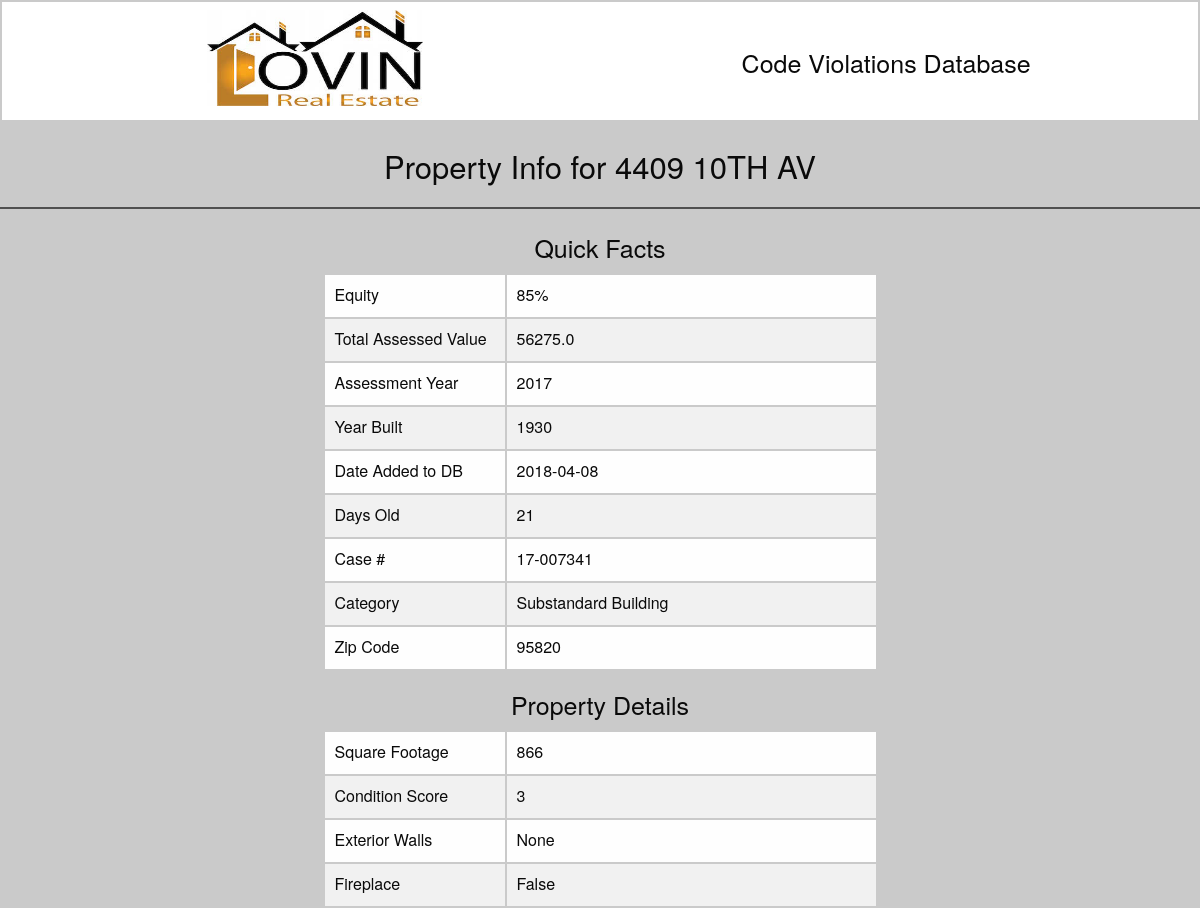
/propertyInfo/17-007341/ (upper part), run on an earlier commit of the app's database.
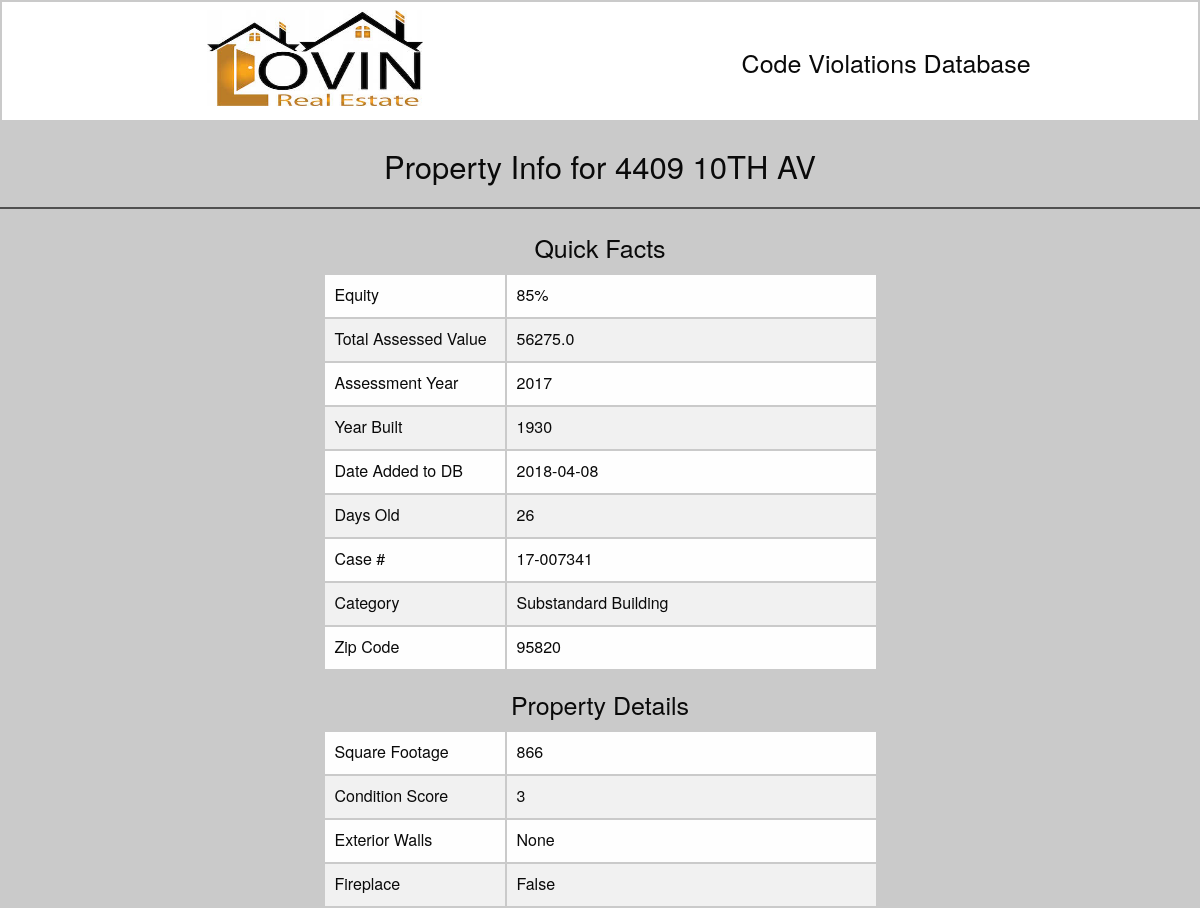
And on a later commit of the database.
### webscraper/models.py (models this page shows, shortened)
class House(models.Model):
    caseNum = models.CharField(max_length=20)
    streetNum = models.CharField(max_length=20)
    streetName = models.CharField(max_length=20)
    category = models.CharField(max_length=100)
    squareFootage = models.CharField(max_length=10, null=True)
    buildingConditionScore = models.CharField(max_length=5, null=True)
    exteriorWalls = models.CharField(max_length=50, null=True)
    fireplace = models.CharField(max_length=10, null=True)
    garageCount = models.CharField(max_length=10, null=True)
    numStories = models.CharField(max_length=10, null=True)
    numBedrooms = models.CharField(max_length=10, null=True)
    pool = models.CharField(max_length=10, null=True)
    propertyType = models.CharField(max_length=50, null=True)
    roofCover = models.CharField(max_length=30, null=True)
    propertyAcreage = models.CharField(max_length=20, null=True)
    style = models.CharField(max_length=50, null=True)
    numBaths = models.CharField(max_length=10, null=True)
    yearBuilt = models.CharField(max_length=10, null=True)
    apn = models.CharField(max_length=30, null=True)
    assessmentYear = models.CharField(max_length=20, null=True)
    taxYear = models.CharField(max_length=10, null=True)
    totalAssessedValue = models.CharField(max_length=20, null=True)
    taxAmount = models.CharField(max_length=20, null=True)
    daysOld = models.CharField(max_length=10)
    dateAdded = models.CharField(max_length=20)
    geoLookup = models.CharField(max_length=30)
    zipCode = models.CharField(max_length=20)

### webscraper/views.py (the view)
# urls.py: url(r'^propertyInfo/(?P<caseNum>[\d]+\-?[\d]+)/$', propertyInfo),
def propertyInfo(request, caseNum):
    property_info = get_object_or_404(House, caseNum=caseNum)
    cur_property = House.objects.get(caseNum=caseNum)
    if cur_property.geoLookup != "":
        street_view_url = "https://www.google.com/maps/embed/v1/streetview?&location=" + cur_property.geoLookup + "&key=AIzaSyDWGLTRDyhM0EuhzZ3Jfk1WqA5MbHjrt78"
    else:
        street_view_url = ""
    context = {
        'street_view_url':street_view_url,
        'property_info':property_info,
        'title':"Property Info",
        }
    return render(request,'propertyInfo.html',context)

### webscraper/templates/propertyInfo.html (shortened to what this page needs)
{% extends "default.html" %}
{% load static %}
{% block content %}
<div data-container class="row, small-12 columns, top-bar">
   <div class="small-2 columns show-for-large">
   </div>
   <div class="small-4 columns logo show-for-large" style="background-image: url({% static 'images/logo-small.jpg' %})">
      <br><br><br><br>
   </div>
   <div class="small-6 columns end show-for-large" style="padding-top:3%; padding-left:12%;">
      <h4> Code Violations Database </h4>
   </div>
</div>
<div class="background">
   <br>
   <h3 align="center">Property Info for {{ property_info.streetNum }}
   {{ property_info.streetName }} </h3>
   <hr class="customColor">
   <div class="row">
      <div class="small-12 columns">
         <div class="small-3 columns">
         </div>
         <div class="tableDiv, small-6 columns">
            <h4 align="center">Quick Facts</h4>
            <table class="hover">
               <tbody>
                  <tr>
                     <td width="180"> Equity </td>
                     <td>
                        {% if property_info.category  %}
                           85%
                        {% endif %}
                     </td>
                  </tr>
                  <tr>
                     <td> Total Assessed Value </td>
                     <td> {{ property_info.totalAssessedValue }} </td>
                  </tr>
                  <tr>
                     <td> Assessment Year </td>
                     <td> {{ property_info.assessmentYear }} </td>
                  </tr>
                  <tr>
                     <td> Year Built </td>
                     <td> {{ property_info.yearBuilt }} </td>
                  </tr>
                  <tr>
                     <td> Date Added to DB </td>
                     <td> {{ property_info.dateAdded }} </td>
                  </tr>
                  <tr>
                     <td> Days Old </td>
                     <td> {{ property_info.daysOld }} </td>
                  </tr>
                  <tr>
                     <td> Case # </td>
                     <td> {{ property_info.caseNum }} </td>
                  </tr>
                  <tr>
                     <td> Category </td>
                     <td> {{ property_info.category }} </td>
                  </tr>
                  <tr>
                     <td> Zip Code </td>
                     <td> {{ property_info.zipCode }} </td>
                  </tr>
               </tbody>
            </table>
            <h4 align="center">Property Details</h4>
            <table class="hover">
               <tbody>
                  <tr>
                     <td width="180"> Square Footage </td>
                     <td> {{ property_info.squareFootage }} </td>
                  </tr>
                  <tr>
                     <td> Condition Score </td>
                     <td> {{ property_info.buildingConditionScore }} </td>
                  </tr>
                  <tr>
                     <td> Exterior Walls </td>
                     <td> {{ property_info.exteriorWalls }} </td>
                  </tr>
                  <tr>
                     <td> Fireplace </td>
                     <td> {{ property_info.fireplace }} </td>
                  </tr>
               </tbody>
            </table>
         </div>
         <div class="small-3 columns">
         </div>
      </div>
   </div>
   <br>
</div>
{% endblock %}

What changed in the data, as far as the page shows it:
changed House "10TH AV": daysOld "21" → "26"
